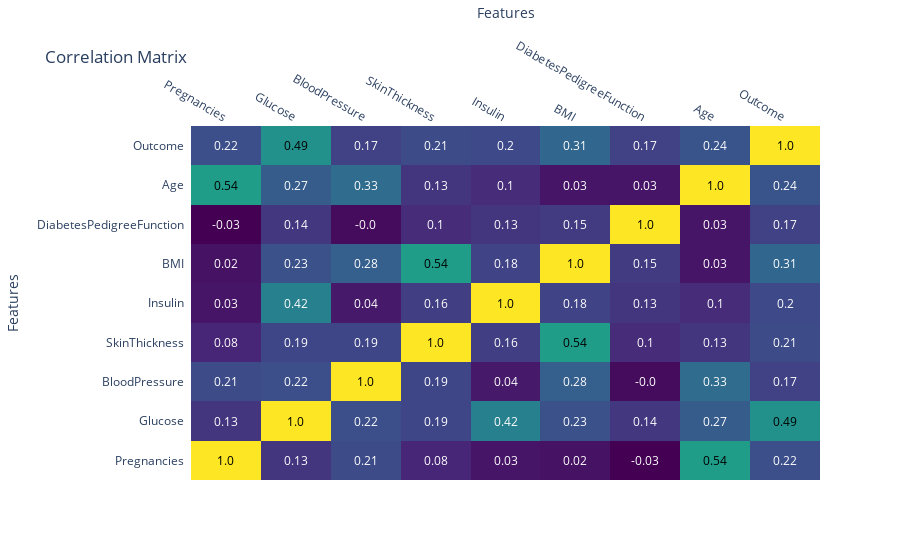

Notebook code for this chart:
### Markdown cell above
While the tuned Support Vector Machine (SVM) model exhibits a slight improvement in performance compared to the initial implementation, with an accuracy of 0.74 and an ROC AUC score of 0.69, the overall impact remains modest. The precision, recall, and F1 score metrics show marginal changes, with precision increasing to 0.67 and recall remaining at 0.51, resulting in an F1 score of 0.58.

Despite fine-tuning the model's hyperparameters through GridSearchCV, the Confusion Matrix continues to display a similar pattern, indicating limited improvement in distinguishing between true positives, true negatives, false positives, and false negatives.

### Need for Feature Engineering

The marginal improvement observed in the model metrics underscores the importance of feature engineering in enhancing the predictive power of the SVM model. While hyperparameter tuning can optimize the model's parameters, feature engineering focuses on transforming and selecting relevant features to capture the underlying patterns and relationships in the data more effectively.

### Next Steps

To address the limitations of the current model, it would likely be prudent to consider dropping features or performing additional feature engineering steps. In order to demonstrate this point, let's return to an earlier graph.

### Code cell
# Calculate correlation matrix
corr_matrix = data.corr()
corr_values_formatted = np.round(corr_matrix.values, decimals=2)

fig = ff.create_annotated_heatmap(z=corr_values_formatted,
                                  x=list(corr_matrix.columns),
                                  y=list(corr_matrix.index),
                                  colorscale='Viridis')
fig.update_layout(title='Correlation Matrix', xaxis_title='Features', yaxis_title='Features')
fig.show()

### Figure 1 — Plotly figure (JSON) as saved in the notebook; plotly's stock layout.template omitted (floating-point values rounded to 4 significant figures)
{"data": [{"colorscale": [[0, "#440154"], [0.1111, "#482878"], [0.2222, "#3e4989"], [0.3333, "#31688e"], [0.4444, "#26828e"], [0.5556, "#1f9e89"], [0.6667, "#35b779"], [0.7778, "#6ece58"], [0.8889, "#b5de2b"], [1, "#fde725"]], "reversescale": false, "showscale": false, "type": "heatmap", "x": ["Pregnancies", "Glucose", "BloodPressure", "SkinThickness", "Insulin", "BMI", "DiabetesPedigreeFunction", "Age", "Outcome"], "y": ["Pregnancies", "Glucose", "BloodPressure", "SkinThickness", "Insulin", "BMI", "DiabetesPedigreeFunction", "Age", "Outcome"], "z": [[1, 0.13, 0.21, 0.08, 0.03, 0.02, -0.03, 0.54, 0.22], [0.13, 1, 0.22, 0.19, 0.42, 0.23, 0.14, 0.27, 0.49], [0.21, 0.22, 1, 0.19, 0.04, 0.28, 0, 0.33, 0.17], [0.08, 0.19, 0.19, 1, 0.16, 0.54, 0.1, 0.13, 0.21], [0.03, 0.42, 0.04, 0.16, 1, 0.18, 0.13, 0.1, 0.2], [0.02, 0.23, 0.28, 0.54, 0.18, 1, 0.15, 0.03, 0.31], [-0.03, 0.14, 0, 0.1, 0.13, 0.15, 1, 0.03, 0.17], [0.54, 0.27, 0.33, 0.13, 0.1, 0.03, 0.03, 1, 0.24], [0.22, 0.49, 0.17, 0.21, 0.2, 0.31, 0.17, 0.24, 1]]}], "layout": {"annotations": [{"font": {"color": "#000000"}, "showarrow": false, "text": "1.0", "x": "Pregnancies", "xref": "x", "y": "Pregnancies", "yref": "y"}, {"font": {"color": "#FFFFFF"}, "showarrow": false, "text": "0.13", "x": "Glucose", "xref": "x", "y": "Pregnancies", "yref": "y"}, {"font": {"color": "#FFFFFF"}, "showarrow": false, "text": "0.21", "x": "BloodPressure", "xref": "x", "y": "Pregnancies", "yref": "y"}, {"font": {"color": "#FFFFFF"}, "showarrow": false, "text": "0.08", "x": "SkinThickness", "xref": "x", "y": "Pregnancies", "yref": "y"}, {"font": {"color": "#FFFFFF"}, "showarrow": false, "text": "0.03", "x": "Insulin", "xref": "x", "y": "Pregnancies", "yref": "y"}, {"font": {"color": "#FFFFFF"}, "showarrow": false, "text": "0.02", "x": "BMI", "xref": "x", "y": "Pregnancies", "yref": "y"}, {"font": {"color": "#FFFFFF"}, "showarrow": false, "text": "-0.03", "x": "DiabetesPedigreeFunction", "xref": "x", "y": "Pregnancies", "yref": "y"}, {"font": {"color": "#000000"}, "showarrow": false, "text": "0.54", "x": "Age", "xref": "x", "y": "Pregnancies", "yref": "y"}, {"font": {"color": "#FFFFFF"}, "showarrow": false, "text": "0.22", "x": "Outcome", "xref": "x", "y": "Pregnancies", "yref": "y"}, {"font": {"color": "#FFFFFF"}, "showarrow": false, "text": "0.13", "x": "Pregnancies", "xref": "x", "y": "Glucose", "yref": "y"}, {"font": {"color": "#000000"}, "showarrow": false, "text": "1.0", "x": "Glucose", "xref": "x", "y": "Glucose", "yref": "y"}, {"font": {"color": "#FFFFFF"}, "showarrow": false, "text": "0.22", "x": "BloodPressure", "xref": "x", "y": "Glucose", "yref": "y"}, {"font": {"color": "#FFFFFF"}, "showarrow": false, "text": "0.19", "x": "SkinThickness", "xref": "x", "y": "Glucose", "yref": "y"}, {"font": {"color": "#FFFFFF"}, "showarrow": false, "text": "0.42", "x": "Insulin", "xref": "x", "y": "Glucose", "yref": "y"}, {"font": {"color": "#FFFFFF"}, "showarrow": false, "text": "0.23", "x": "BMI", "xref": "x", "y": "Glucose", "yref": "y"}, {"font": {"color": "#FFFFFF"}, "showarrow": false, "text": "0.14", "x": "DiabetesPedigreeFunction", "xref": "x", "y": "Glucose", "yref": "y"}, {"font": {"color": "#FFFFFF"}, "showarrow": false, "text": "0.27", "x": "Age", "xref": "x", "y": "Glucose", "yref": "y"}, {"font": {"color": "#000000"}, "showarrow": false, "text": "0.49", "x": "Outcome", "xref": "x", "y": "Glucose", "yref": "y"}, {"font": {"color": "#FFFFFF"}, "showarrow": false, "text": "0.21", "x": "Pregnancies", "xref": "x", "y": "BloodPressure", "yref": "y"}, {"font": {"color": "#FFFFFF"}, "showarrow": false, "text": "0.22", "x": "Glucose", "xref": "x", "y": "BloodPressure", "yref": "y"}, {"font": {"color": "#000000"}, "showarrow": false, "text": "1.0", "x": "BloodPressure", "xref": "x", "y": "BloodPressure", "yref": "y"}, {"font": {"color": "#FFFFFF"}, "showarrow": false, "text": "0.19", "x": "SkinThickness", "xref": "x", "y": "BloodPressure", "yref": "y"}, {"font": {"color": "#FFFFFF"}, "showarrow": false, "text": "0.04", "x": "Insulin", "xref": "x", "y": "BloodPressure", "yref": "y"}, {"font": {"color": "#FFFFFF"}, "showarrow": false, "text": "0.28", "x": "BMI", "xref": "x", "y": "BloodPressure", "yref": "y"}, {"font": {"color": "#FFFFFF"}, "showarrow": false, "text": "-0.0", "x": "DiabetesPedigreeFunction", "xref": "x", "y": "BloodPressure", "yref": "y"}, {"font": {"color": "#FFFFFF"}, "showarrow": false, "text": "0.33", "x": "Age", "xref": "x", "y": "BloodPressure", "yref": "y"}, {"font": {"color": "#FFFFFF"}, "showarrow": false, "text": "0.17", "x": "Outcome", "xref": "x", "y": "BloodPressure", "yref": "y"}, {"font": {"color": "#FFFFFF"}, "showarrow": false, "text": "0.08", "x": "Pregnancies", "xref": "x", "y": "SkinThickness", "yref": "y"}, {"font": {"color": "#FFFFFF"}, "showarrow": false, "text": "0.19", "x": "Glucose", "xref": "x", "y": "SkinThickness", "yref": "y"}, {"font": {"color": "#FFFFFF"}, "showarrow": false, "text": "0.19", "x": "BloodPressure", "xref": "x", "y": "SkinThickness", "yref": "y"}, {"font": {"color": "#000000"}, "showarrow": false, "text": "1.0", "x": "SkinThickness", "xref": "x", "y": "SkinThickness", "yref": "y"}, {"font": {"color": "#FFFFFF"}, "showarrow": false, "text": "0.16", "x": "Insulin", "xref": "x", "y": "SkinThickness", "yref": "y"}, {"font": {"color": "#000000"}, "showarrow": false, "text": "0.54", "x": "BMI", "xref": "x", "y": "SkinThickness", "yref": "y"}, {"font": {"color": "#FFFFFF"}, "showarrow": false, "text": "0.1", "x": "DiabetesPedigreeFunction", "xref": "x", "y": "SkinThickness", "yref": "y"}, {"font": {"color": "#FFFFFF"}, "showarrow": false, "text": "0.13", "x": "Age", "xref": "x", "y": "SkinThickness", "yref": "y"}, {"font": {"color": "#FFFFFF"}, "showarrow": false, "text": "0.21", "x": "Outcome", "xref": "x", "y": "SkinThickness", "yref": "y"}, {"font": {"color": "#FFFFFF"}, "showarrow": false, "text": "0.03", "x": "Pregnancies", "xref": "x", "y": "Insulin", "yref": "y"}, {"font": {"color": "#FFFFFF"}, "showarrow": false, "text": "0.42", "x": "Glucose", "xref": "x", "y": "Insulin", "yref": "y"}, {"font": {"color": "#FFFFFF"}, "showarrow": false, "text": "0.04", "x": "BloodPressure", "xref": "x", "y": "Insulin", "yref": "y"}, {"font": {"color": "#FFFFFF"}, "showarrow": false, "text": "0.16", "x": "SkinThickness", "xref": "x", "y": "Insulin", "yref": "y"}, {"font": {"color": "#000000"}, "showarrow": false, "text": "1.0", "x": "Insulin", "xref": "x", "y": "Insulin", "yref": "y"}, {"font": {"color": "#FFFFFF"}, "showarrow": false, "text": "0.18", "x": "BMI", "xref": "x", "y": "Insulin", "yref": "y"}, {"font": {"color": "#FFFFFF"}, "showarrow": false, "text": "0.13", "x": "DiabetesPedigreeFunction", "xref": "x", "y": "Insulin", "yref": "y"}, {"font": {"color": "#FFFFFF"}, "showarrow": false, "text": "0.1", "x": "Age", "xref": "x", "y": "Insulin", "yref": "y"}, {"font": {"color": "#FFFFFF"}, "showarrow": false, "text": "0.2", "x": "Outcome", "xref": "x", "y": "Insulin", "yref": "y"}, {"font": {"color": "#FFFFFF"}, "showarrow": false, "text": "0.02", "x": "Pregnancies", "xref": "x", "y": "BMI", "yref": "y"}, {"font": {"color": "#FFFFFF"}, "showarrow": false, "text": "0.23", "x": "Glucose", "xref": "x", "y": "BMI", "yref": "y"}, {"font": {"color": "#FFFFFF"}, "showarrow": false, "text": "0.28", "x": "BloodPressure", "xref": "x", "y": "BMI", "yref": "y"}, {"font": {"color": "#000000"}, "showarrow": false, "text": "0.54", "x": "SkinThickness", "xref": "x", "y": "BMI", "yref": "y"}, {"font": {"color": "#FFFFFF"}, "showarrow": false, "text": "0.18", "x": "Insulin", "xref": "x", "y": "BMI", "yref": "y"}, {"font": {"color": "#000000"}, "showarrow": false, "text": "1.0", "x": "BMI", "xref": "x", "y": "BMI", "yref": "y"}, {"font": {"color": "#FFFFFF"}, "showarrow": false, "text": "0.15", "x": "DiabetesPedigreeFunction", "xref": "x", "y": "BMI", "yref": "y"}, {"font": {"color": "#FFFFFF"}, "showarrow": false, "text": "0.03", "x": "Age", "xref": "x", "y": "BMI", "yref": "y"}, {"font": {"color": "#FFFFFF"}, "showarrow": false, "text": "0.31", "x": "Outcome", "xref": "x", "y": "BMI", "yref": "y"}, {"font": {"color": "#FFFFFF"}, "showarrow": false, "text": "-0.03", "x": "Pregnancies", "xref": "x", "y": "DiabetesPedigreeFunction", "yref": "y"}, {"font": {"color": "#FFFFFF"}, "showarrow": false, "text": "0.14", "x": "Glucose", "xref": "x", "y": "DiabetesPedigreeFunction", "yref": "y"}, {"font": {"color": "#FFFFFF"}, "showarrow": false, "text": "-0.0", "x": "BloodPressure", "xref": "x", "y": "DiabetesPedigreeFunction", "yref": "y"}, {"font": {"color": "#FFFFFF"}, "showarrow": false, "text": "0.1", "x": "SkinThickness", "xref": "x", "y": "DiabetesPedigreeFunction", "yref": "y"}, {"font": {"color": "#FFFFFF"}, "showarrow": false, "text": "0.13", "x": "Insulin", "xref": "x", "y": "DiabetesPedigreeFunction", "yref": "y"}, {"font": {"color": "#FFFFFF"}, "showarrow": false, "text": "0.15", "x": "BMI", "xref": "x", "y": "DiabetesPedigreeFunction", "yref": "y"}, {"font": {"color": "#000000"}, "showarrow": false, "text": "1.0", "x": "DiabetesPedigreeFunction", "xref": "x", "y": "DiabetesPedigreeFunction", "yref": "y"}, {"font": {"color": "#FFFFFF"}, "showarrow": false, "text": "0.03", "x": "Age", "xref": "x", "y": "DiabetesPedigreeFunction", "yref": "y"}, {"font": {"color": "#FFFFFF"}, "showarrow": false, "text": "0.17", "x": "Outcome", "xref": "x", "y": "DiabetesPedigreeFunction", "yref": "y"}, {"font": {"color": "#000000"}, "showarrow": false, "text": "0.54", "x": "Pregnancies", "xref": "x", "y": "Age", "yref": "y"}, {"font": {"color": "#FFFFFF"}, "showarrow": false, "text": "0.27", "x": "Glucose", "xref": "x", "y": "Age", "yref": "y"}, {"font": {"color": "#FFFFFF"}, "showarrow": false, "text": "0.33", "x": "BloodPressure", "xref": "x", "y": "Age", "yref": "y"}, {"font": {"color": "#FFFFFF"}, "showarrow": false, "text": "0.13", "x": "SkinThickness", "xref": "x", "y": "Age", "yref": "y"}, {"font": {"color": "#FFFFFF"}, "showarrow": false, "text": "0.1", "x": "Insulin", "xref": "x", "y": "Age", "yref": "y"}, {"font": {"color": "#FFFFFF"}, "showarrow": false, "text": "0.03", "x": "BMI", "xref": "x", "y": "Age", "yref": "y"}, {"font": {"color": "#FFFFFF"}, "showarrow": false, "text": "0.03", "x": "DiabetesPedigreeFunction", "xref": "x", "y": "Age", "yref": "y"}, {"font": {"color": "#000000"}, "showarrow": false, "text": "1.0", "x": "Age", "xref": "x", "y": "Age", "yref": "y"}, {"font": {"color": "#FFFFFF"}, "showarrow": false, "text": "0.24", "x": "Outcome", "xref": "x", "y": "Age", "yref": "y"}, {"font": {"color": "#FFFFFF"}, "showarrow": false, "text": "0.22", "x": "Pregnancies", "xref": "x", "y": "Outcome", "yref": "y"}, {"font": {"color": "#000000"}, "showarrow": false, "text": "0.49", "x": "Glucose", "xref": "x", "y": "Outcome", "yref": "y"}, {"font": {"color": "#FFFFFF"}, "showarrow": false, "text": "0.17", "x": "BloodPressure", "xref": "x", "y": "Outcome", "yref": "y"}, {"font": {"color": "#FFFFFF"}, "showarrow": false, "text": "0.21", "x": "SkinThickness", "xref": "x", "y": "Outcome", "yref": "y"}, {"font": {"color": "#FFFFFF"}, "showarrow": false, "text": "0.2", "x": "Insulin", "xref": "x", "y": "Outcome", "yref": "y"}, {"font": {"color": "#FFFFFF"}, "showarrow": false, "text": "0.31", "x": "BMI", "xref": "x", "y": "Outcome", "yref": "y"}, {"font": {"color": "#FFFFFF"}, "showarrow": false, "text": "0.17", "x": "DiabetesPedigreeFunction", "xref": "x", "y": "Outcome", "yref": "y"}, {"font": {"color": "#FFFFFF"}, "showarrow": false, "text": "0.24", "x": "Age", "xref": "x", "y": "Outcome", "yref": "y"}, {"font": {"color": "#000000"}, "showarrow": false, "text": "1.0", "x": "Outcome", "xref": "x", "y": "Outcome", "yref": "y"}], "autosize": true, "title": {"text": "Correlation Matrix"}, "xaxis": {"autorange": true, "dtick": 1, "gridcolor": "rgb(0, 0, 0)", "range": [-0.5, 8.5], "side": "top", "ticks": "", "title": {"text": "Features"}, "type": "category"}, "yaxis": {"autorange": true, "dtick": 1, "range": [-0.5283, 8.528], "ticks": "", "ticksuffix": "  ", "title": {"text": "Features"}, "type": "category"}}}
